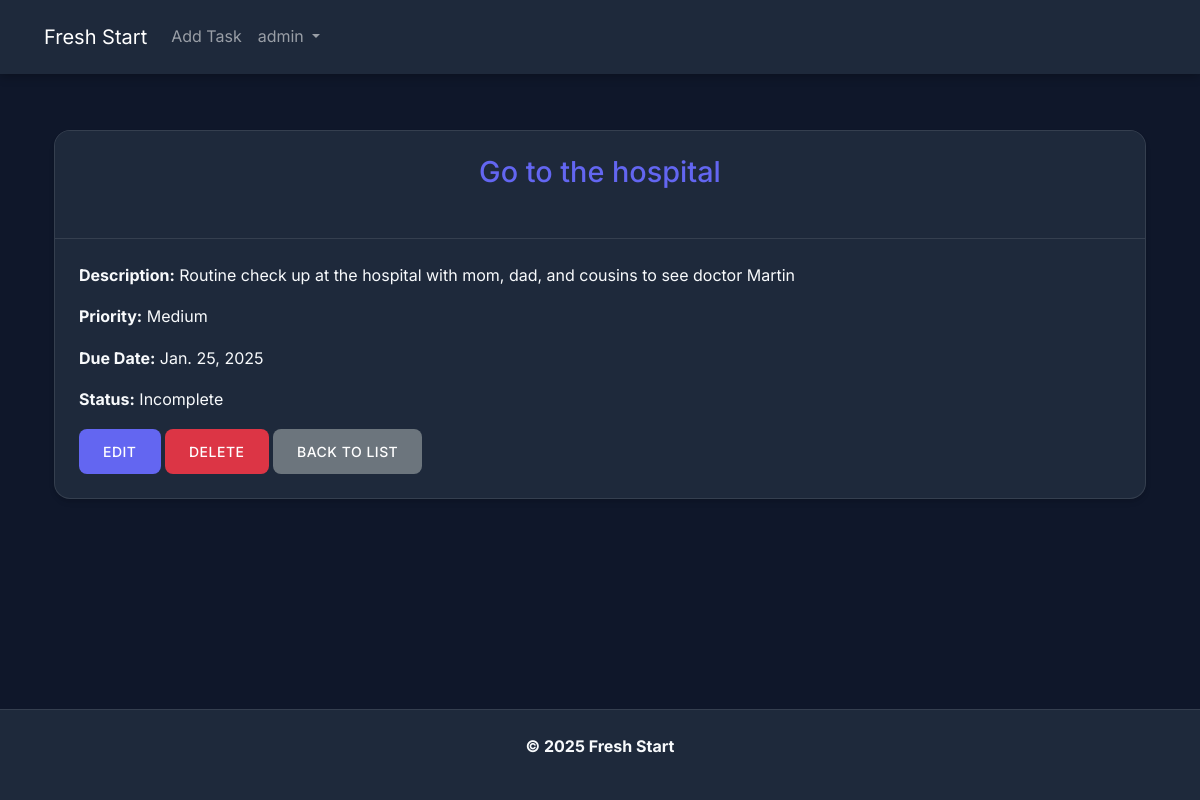
Page /tasks/12/ (signed in) on the committed database.
### authentication/models.py (models this page shows, shortened)
class CustomUser(AbstractUser):
    email = models.EmailField(unique=True)
    is_email_verified = models.BooleanField(default=False)
    created_at = models.DateTimeField(auto_now_add=True)
    updated_at = models.DateTimeField(auto_now=True)
    USERNAME_FIELD = "username"
    REQUIRED_FIELDS = ["email"]

### tasks/models.py (models this page shows, shortened)
class Task(models.Model):
    PRIORITY_CHOICES = [
        ("Low", "Low"),
        ("Medium", "Medium"),
        ("High", "High"),
    ]
    title = models.CharField(max_length=225)
    description = models.TextField(blank=True, null=True)
    completed = models.BooleanField(default=False)
    due_date = models.DateField(null=True, blank=True)
    priority = models.CharField(
        max_length=10, choices=PRIORITY_CHOICES, default="Medium"
    )
    user = models.ForeignKey(User, on_delete=models.CASCADE, related_name="tasks")
    created_at = models.DateTimeField(auto_now_add=True)
    updated_at = models.DateTimeField(auto_now=True)
    class Meta:
        ordering = ["-created_at"]
        indexes = [
            models.Index(fields=["user", "completed", "due_date"]),
        ]

### tasks/views.py (the view)
# urls.py: path("<int:pk>/", views.TaskDetailView.as_view(), name="task_detail"),
class TaskDetailView(LoginRequiredMixin, DetailView):
    model = Task
    template_name = "tasks/task_detail.html"
    context_object_name = "task"

### templates/tasks/task_detail.html (shortened to what this page needs)
{% extends 'base.html' %}
{% load static %}
{% block content %}
<div class="container mt-4">
    <div class="card" style="background: var(--bg-secondary); color: var(--text-primary);">
        <div class="card-header" style="background: var(--bg-secondary); color: var(--text-primary);">
            <h2 class="nav-brand">{{ task.title }}</h2>
        </div>
        <div class="card-body">
            <p class="card-text"><strong>Description:</strong> {{ task.description }}</p>
            <p class="card-text"><strong>Priority:</strong> {{ task.get_priority_display }}</p>
            <p class="card-text"><strong>Due Date:</strong> {{ task.due_date }}</p>
            <p class="card-text"><strong>Status:</strong> {% if task.completed %}Completed{% else %}Incomplete{% endif %}</p>
            <a href="{% url 'tasks:task_update' task.id %}" class="btn btn-primary">Edit</a>
            <a href="{% url 'tasks:task_delete' task.id %}" class="btn btn-danger">Delete</a>
            <a href="{% url 'tasks:task_list' %}" class="btn btn-secondary">Back to List</a>
        </div>
    </div>
</div>
{% endblock %}

### templates/_header.html (shortened to what this page needs)
<header>
    <nav class="navbar navbar-expand-lg navbar-dark custom-bg fixed-top">
        <div class="container-fluid">
            <a class="navbar-brand" href="{% url 'tasks:task_list' %}">Fresh Start</a>
            <div class="collapse navbar-collapse" id="navbarSupportedContent">
                <ul class="navbar-nav me-auto mb-2 mb-lg-0">
                    {% if user.is_authenticated %}
                        <li class="nav-item">
                            <a class="nav-link" href="{% url 'tasks:task_create' %}">Add Task</a>
                        </li>
                        <li class="nav-item dropdown">
                            <a class="nav-link dropdown-toggle" href="#" role="button" data-bs-toggle="dropdown" aria-expanded="false">
                                {{ user.username }}
                            </a>
                        </li>
                    {% endif %}
                </ul>
            </div>
        </div>
    </nav>
</header>

### static/authentication/css/styles.css (style rules this page uses)
:root { --bg-primary: #0f172a; --bg-secondary: #1e293b; --text-primary: #f8fafc; --text-secondary: #94a3b8; --accent: #6366f1; --accent-hover: #4f46e5; --error: #ef4444; --success: #22c55e; --card-shadow: 0 4px 6px -1px rgba(0, 0, 0, 0.1), 0 2px 4px -1px rgba(0, 0, 0, 0.06); --transition: all 0.3s ease; }
* { margin: 0; padding: 0; box-sizing: border-box; }
body { background: var(--bg-primary); color: var(--text-primary); font-family: 'Inter', system-ui, -apple-system, sans-serif; min-height: 100vh; display: flex; flex-direction: column; line-height: 1.6; }
nav.navbar { background: rgba(30, 41, 59, 0.95); backdrop-filter: blur(10px); padding: 1rem 2rem; position: sticky; top: 0; z-index: 1000; box-shadow: 0 2px 10px rgba(0, 0, 0, 0.3); }
.btn { padding: 0.75rem 1.5rem; border-radius: 8px; font-weight: 500; transition: var(--transition); border: none; text-transform: uppercase; letter-spacing: 0.5px; font-size: 0.875rem; }
.btn-primary { background: var(--accent); color: white; }
h2 { color: var(--accent); text-align: center; margin-bottom: 1.5rem; font-size: 1.8rem; }
a { color: var(--accent); text-decoration: none; transition: opacity 0.3s ease; }
.card { border-radius: 16px; border: 1px solid rgba(255, 255, 255, 0.1); overflow: hidden; box-shadow: var(--card-shadow); }
.card-header { border-bottom: 1px solid rgba(255, 255, 255, 0.1); padding: 1.5rem; }
.card-body { padding: 1.5rem; }
.container { animation: fadeIn 0.3s ease-out; }
.custom-bg { background-color: var(--bg-secondary) !important; }

### rows in the picture
CustomUser: username "admin"
Task: title "Go to the hospital", description "Routine check up at the hospital with mom, dad, and cousins to see doctor Martin", priority "Medium", due_date "Jan. 25, 2025"
